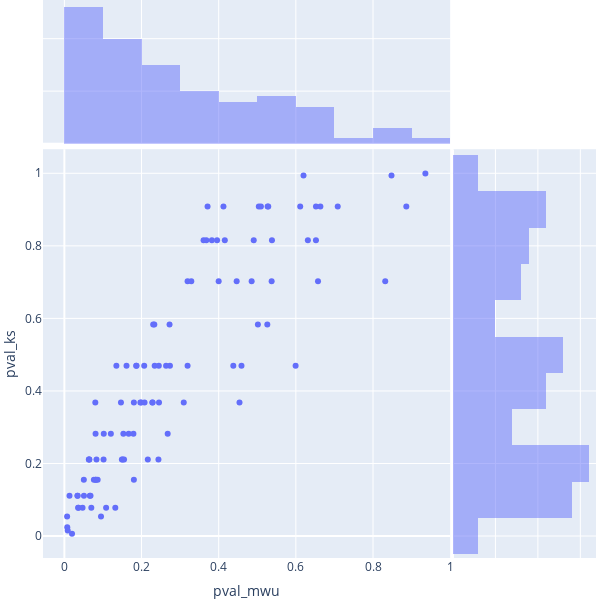

Notebook code for this chart:
### Code cell
from scipy.stats import ks_2samp, mannwhitneyu

n = 100

rng = np.random.default_rng(seed=0)

control = fractions_tcga_skcm_mets.sample(n, replace=True, random_state=rng)


def make_pvalues():
    for i in range(100):
        rng = np.random.default_rng(seed=i + 1)
        sampled_fractions = fractions_tcga_skcm_mets.sample(n, replace=True, random_state=rng)
        sample1, sample2 = control["Malignant"], sampled_fractions["Malignant"]
        pval_mwu = mannwhitneyu(x=sample1, y=sample2)[1]
        pval_ks = ks_2samp(sample1, sample2)[1]
        yield i, pval_mwu, pval_ks


df = pd.DataFrame(make_pvalues(), columns=["experiment", "pval_mwu", "pval_ks"])

fig = px.scatter(df, x="pval_mwu", y="pval_ks", marginal_x="histogram", marginal_y="histogram")

fig.update_layout(width=600, height=600, margin=dict(l=0, r=0, t=0, b=0))
fig
